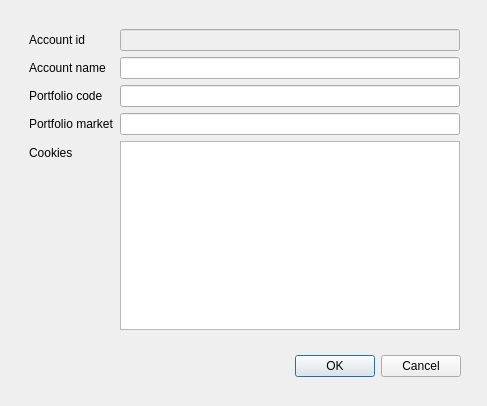
<?xml version="1.0" encoding="UTF-8"?>
<ui version="4.0">
 <class>XueqiuAccountDialog</class>
 <widget class="QDialog" name="XueqiuAccountDialog">
  <property name="geometry">
   <rect>
    <x>0</x>
    <y>0</y>
    <width>487</width>
    <height>406</height>
   </rect>
  </property>
  <property name="windowTitle">
   <string>XueQiu Account Setting</string>
  </property>
  <widget class="QDialogButtonBox" name="buttonBox">
   <property name="geometry">
    <rect>
     <x>120</x>
     <y>350</y>
     <width>341</width>
     <height>32</height>
    </rect>
   </property>
   <property name="orientation">
    <enum>Qt::Horizontal</enum>
   </property>
   <property name="standardButtons">
    <set>QDialogButtonBox::Cancel|QDialogButtonBox::Ok</set>
   </property>
  </widget>
  <widget class="QWidget" name="formLayoutWidget">
   <property name="geometry">
    <rect>
     <x>29</x>
     <y>29</y>
     <width>431</width>
     <height>301</height>
    </rect>
   </property>
   <layout class="QFormLayout" name="formLayout">
    <item row="0" column="0">
     <widget class="QLabel" name="label">
      <property name="text">
       <string>Account id</string>
      </property>
     </widget>
    </item>
    <item row="0" column="1">
     <widget class="QLineEdit" name="td_id_lineEdit">
      <property name="enabled">
       <bool>false</bool>
      </property>
     </widget>
    </item>
    <item row="1" column="0">
     <widget class="QLabel" name="label_2">
      <property name="text">
       <string>Account name</string>
      </property>
     </widget>
    </item>
    <item row="1" column="1">
     <widget class="QLineEdit" name="name_lineEdit">
      <property name="maxLength">
       <number>100</number>
      </property>
     </widget>
    </item>
    <item row="2" column="1">
     <widget class="QLineEdit" name="portfolio_code_lineEdit">
      <property name="maxLength">
       <number>100</number>
      </property>
     </widget>
    </item>
    <item row="3" column="0">
     <widget class="QLabel" name="label_4">
      <property name="text">
       <string>Portfolio market</string>
      </property>
     </widget>
    </item>
    <item row="3" column="1">
     <widget class="QLineEdit" name="portfolio_market_lineEdit">
      <property name="maxLength">
       <number>100</number>
      </property>
     </widget>
    </item>
    <item row="4" column="0">
     <widget class="QLabel" name="label_5">
      <property name="text">
       <string>Cookies</string>
      </property>
     </widget>
    </item>
    <item row="2" column="0">
     <widget class="QLabel" name="label_3">
      <property name="text">
       <string>Portfolio code</string>
      </property>
     </widget>
    </item>
    <item row="4" column="1">
     <widget class="QTextEdit" name="cookies_textEdit"/>
    </item>
   </layout>
  </widget>
 </widget>
 <resources/>
 <connections>
  <connection>
   <sender>buttonBox</sender>
   <signal>accepted()</signal>
   <receiver>XueqiuAccountDialog</receiver>
   <slot>accept()</slot>
   <hints>
    <hint type="sourcelabel">
     <x>248</x>
     <y>254</y>
    </hint>
    <hint type="destinationlabel">
     <x>157</x>
     <y>274</y>
    </hint>
   </hints>
  </connection>
  <connection>
   <sender>buttonBox</sender>
   <signal>rejected()</signal>
   <receiver>XueqiuAccountDialog</receiver>
   <slot>reject()</slot>
   <hints>
    <hint type="sourcelabel">
     <x>316</x>
     <y>260</y>
    </hint>
    <hint type="destinationlabel">
     <x>286</x>
     <y>274</y>
    </hint>
   </hints>
  </connection>
 </connections>
</ui>
